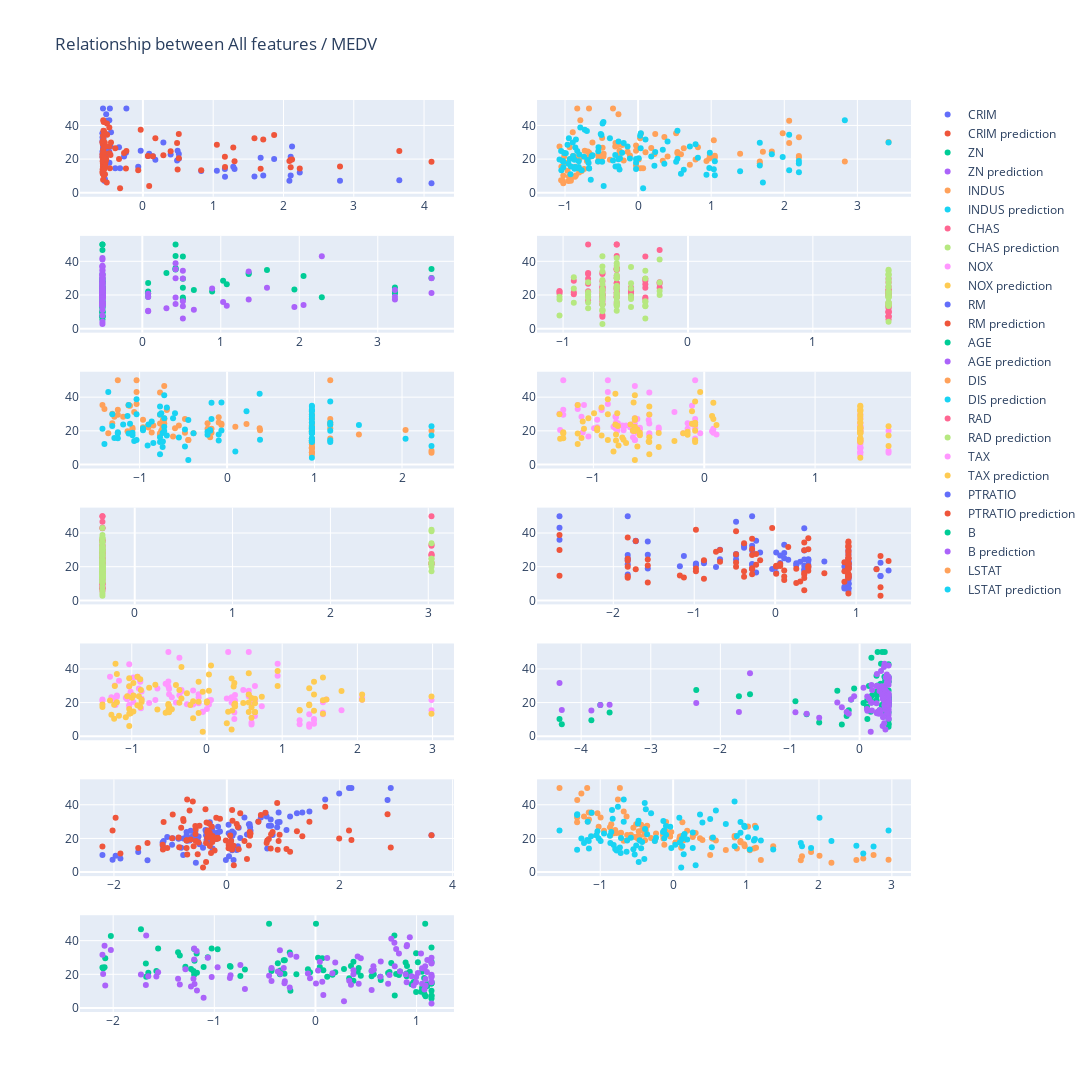

This figure's notebook cell:
### Markdown cell above
Plot again with test set

### Code cell
# Plot and see relationship
def plot_relation(X: pd.DataFrame, y: pd.DataFrame, columns):
    '''
    Plot relation between X input and y target
    
    Args:
        X (pd.DataFrame (m,n))  : Data, m examples, n features
        y (pd.DataFrame (m,1))  : target values, m values
        columns (int)             : number of desired subplot column
        
    Output
        Interation graph
    
    '''
    
    m = X.shape[1]
    rows = m // columns     # Get row
    frac = m % columns      # Get fractual
    row = 0
    col = 1

    if frac > 0:
        rows += 1
            
    fig = make_subplots(rows=rows, cols=columns)

    for i in range(m):
            
        if row >= rows:
            row = 1
            col += 1
        else:
            row += 1
        
        fig.add_trace(
            go.Scatter(
                x=X.iloc[:,i],
                y=y[y.columns[0]],
                mode='markers',
                name=X.columns[i],
                customdata=X.index.values,                                  # Add customdata for data's row index for more convinient to analysis
                hovertemplate="index:%{customdata} (X: %{x}, y: %{y})"
            ), 
            row=row, col=col)
        
        fig.add_trace(
            go.Scatter(
                x=X.iloc[:,i],
                y=np.dot(X_zscore, w_out) + b_out,
                mode='markers',
                name=f'{X.columns[i]} prediction',
                customdata=X.index.values,                                  # Add customdata for data's row index for more convinient to analysis
                hovertemplate="index:%{customdata} (X: %{x}, y: %{y})"
            ),
            row=row, col=col)

    fig.update_layout(height=400 * rows, width=600 * columns, title_text='Relationship between All features / ' + y.columns.values[0])
    fig.show()
    
plot_relation(X_test_zscore_df, y_test_df, 2)
